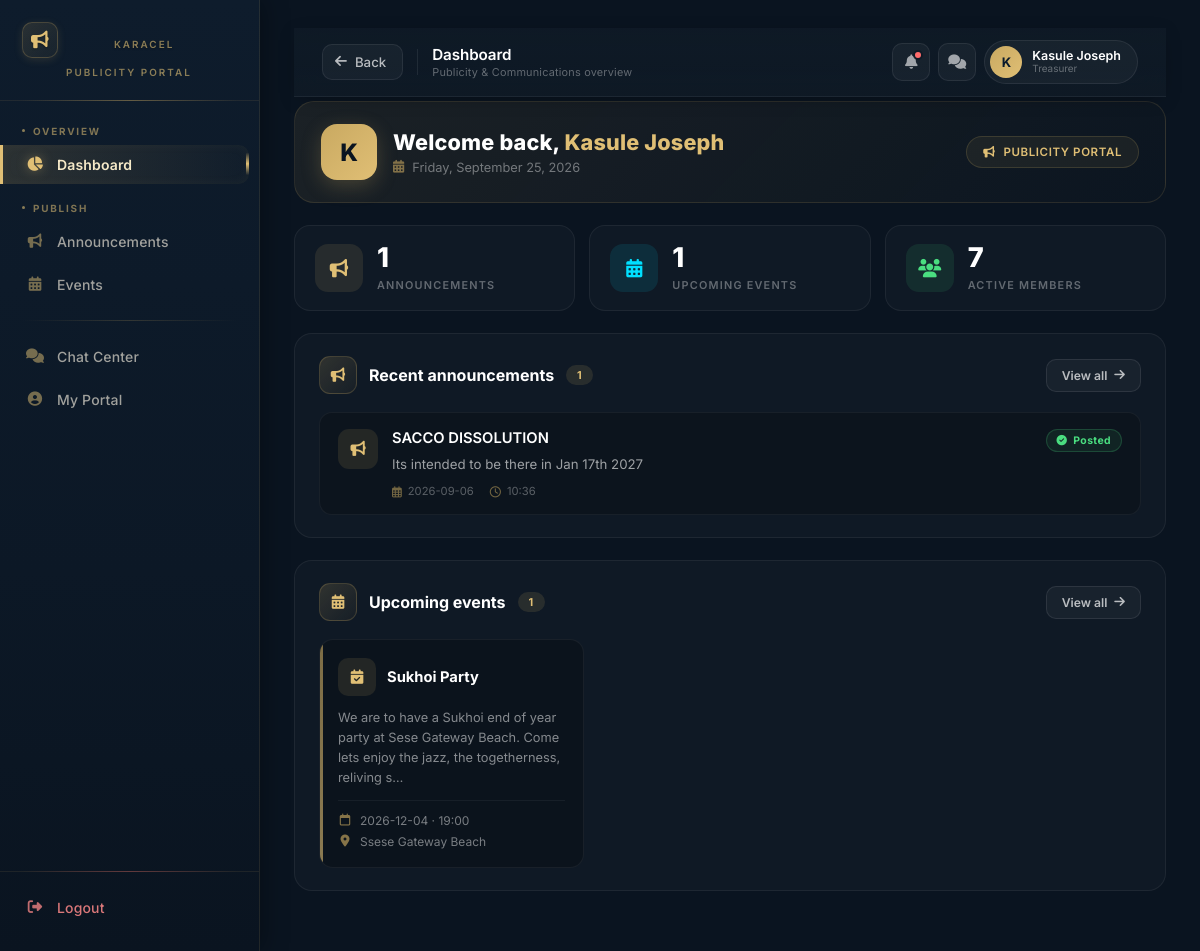
The page /publicity/dashboard (signed in) on the database its author committed.
### tables this page shows
CREATE TABLE announcements (
        id INTEGER PRIMARY KEY AUTOINCREMENT,
        title TEXT NOT NULL,
        content TEXT NOT NULL,
        created_at TIMESTAMP DEFAULT CURRENT_TIMESTAMP,
        created_by INTEGER,
        FOREIGN KEY (created_by) REFERENCES users(id)
    );

CREATE TABLE events (
        id INTEGER PRIMARY KEY AUTOINCREMENT,
        title TEXT NOT NULL,
        event_date DATE NOT NULL,
        event_time TIME,
        location TEXT NOT NULL,
        description TEXT,
        created_at TIMESTAMP DEFAULT CURRENT_TIMESTAMP,
        created_by INTEGER,
        FOREIGN KEY (created_by) REFERENCES users(id)
    );

### app.py (the view)
@app.route("/publicity/dashboard")
def publicity_dashboard():
    if session.get("role") not in ["publicity", "secretary", "treasurer", "admin"]:
        flash('Access denied', 'danger')
        return redirect("/login")
    conn = get_db()
    conn.row_factory = sqlite3.Row
    try:
        total_members = conn.execute("SELECT COUNT(*) FROM users WHERE LOWER(role) = 'member' AND status = 'active'").fetchone()[0]
        total_announcements = conn.execute("SELECT COUNT(*) FROM announcements").fetchone()[0]
        upcoming_events = conn.execute("SELECT COUNT(*) FROM events WHERE event_date >= date('now')").fetchone()[0]
        total_newsletters = conn.execute("SELECT COUNT(*) FROM newsletters").fetchone()[0]
        announcements = conn.execute("""
            SELECT * FROM announcements
            ORDER BY created_at DESC
            LIMIT 5
        """).fetchall()
        events = conn.execute("""
            SELECT * FROM events
            WHERE event_date >= date('now')
            ORDER BY event_date ASC
            LIMIT 4
        """).fetchall()
    except sqlite3.Error as e:
        print(f"❌ Database Error: {str(e)}")
        flash(f'Database error: {str(e)}', 'danger')
        return redirect(url_for('login'))
    finally:
        conn.close()
    return render_template(
        "publicity/publicity-dashboard.html",
        total_members=total_members,
        total_announcements=total_announcements,
        upcoming_events=upcoming_events,
        total_newsletters=total_newsletters,
        announcements=announcements,
        events=events,
        session=session,
    )

### app.py (called while the page is built)
def get_db():
    conn = sqlite3.connect("sacco.db")
    conn.row_factory = sqlite3.Row
    return conn

@app.context_processor
def inject_globals():
    from datetime import datetime
    completed_loans = 0
    try:
        if 'user_id' in session:
            role = session.get('role', '')
            if role in ['treasurer', 'admin', 'chairperson']:
                db = get_db()
                completed_loans = db.execute("SELECT COUNT(*) FROM loans WHERE status = 'completed'").fetchone()[0]
                db.close()
    except Exception as e:
        print(f"Error getting completed_loans: {e}")
    return {
        'now': datetime.now(),
        'completed_loans': completed_loans
    }

### templates/publicity/publicity-dashboard.html (shortened to what this page needs)
{% extends "publicity/publicity-base.html" %}
{% block page_title %}Dashboard{% endblock %}
{% block page_subtitle %}Publicity &amp; Communications overview{% endblock %}
{% block content %}
<div class="pd-wrap">
    <div class="pd-hero">
        <div class="pd-hero-left">
            <div class="pd-hero-avatar">
                {{ session.full_name|default('P')|first|upper }}
            </div>
            <div>
                <h1 class="pd-hero-title">
                    Welcome back, <span>{{ session.full_name|default('Publicity Officer') }}</span>
                </h1>
                <p class="pd-hero-sub">
                    <i class="fas fa-calendar-alt"></i>
                    {{ now.strftime('%A, %B %d, %Y') if now else '' }}
                </p>
            </div>
        </div>
        <div class="pd-hero-chip">
            <i class="fas fa-bullhorn"></i> Publicity Portal
        </div>
    </div>
    <div class="pd-stats">
        <div class="pd-stat">
            <div class="pd-stat-icon gold"><i class="fas fa-bullhorn"></i></div>
            <div class="pd-stat-body">
                <div class="pd-stat-num">{{ total_announcements|default(0) }}</div>
                <div class="pd-stat-label">Announcements</div>
            </div>
        </div>
        <div class="pd-stat">
            <div class="pd-stat-icon cyan"><i class="fas fa-calendar-alt"></i></div>
            <div class="pd-stat-body">
                <div class="pd-stat-num">{{ upcoming_events|default(0) }}</div>
                <div class="pd-stat-label">Upcoming events</div>
            </div>
        </div>
        <div class="pd-stat">
            <div class="pd-stat-icon green"><i class="fas fa-users"></i></div>
            <div class="pd-stat-body">
                <div class="pd-stat-num">{{ total_members|default(0) }}</div>
                <div class="pd-stat-label">Active members</div>
            </div>
        </div>
    </div>
    <div class="pd-card">
        <div class="pd-card-head">
            <div class="pd-card-title">
                <div class="pd-card-title-icon"><i class="fas fa-bullhorn"></i></div>
                Recent announcements
                <span class="pd-count-pill">{{ announcements|length if announcements else 0 }}</span>
            </div>
            <a href="/publicity/announcements" class="pd-view-all">
                View all <i class="fas fa-arrow-right"></i>
            </a>
        </div>
        {% if announcements and announcements|length > 0 %}
        <div class="pd-list">
            {% for a in announcements[:5] %}
            <div class="pd-ann-item">
                <div class="pd-ann-icon"><i class="fas fa-bullhorn"></i></div>
                <div class="pd-ann-body">
                    <h4 class="pd-ann-title">{{ a.title }}</h4>
                    <div class="pd-ann-text">
                        {{ a.content[:180] }}{% if a.content and a.content|length > 180 %}…{% endif %}
                    </div>
                    <div class="pd-ann-meta">
                        <span><i class="far fa-calendar-alt"></i> {{ (a.created_at or '')[:10] }}</span>
                        <span><i class="far fa-clock"></i> {{ (a.created_at or '')[11:16] }}</span>
                    </div>
                </div>
                <span class="pd-badge-posted">
                    <i class="fas fa-check-circle"></i> Posted
                </span>
            </div>
            {% endfor %}
        </div>
        {% else %}
        <div class="pd-empty">
            <div class="pd-empty-icon"><i class="fas fa-bullhorn"></i></div>
            <h4>No announcements yet</h4>
            <p>Create your first announcement to get started</p>
        </div>
        {% endif %}
    </div>
    <div class="pd-card">
        <div class="pd-card-head">
            <div class="pd-card-title">
                <div class="pd-card-title-icon"><i class="fas fa-calendar-alt"></i></div>
                Upcoming events
                <span class="pd-count-pill">{{ events|length if events else 0 }}</span>
            </div>
            <a href="/publicity/events" class="pd-view-all">
                View all <i class="fas fa-arrow-right"></i>
            </a>
        </div>
        {% if events and events|length > 0 %}
        <div class="pd-events-grid">
            {% for e in events[:4] %}
            <div class="pd-event">
                <div class="pd-event-head">
                    <div class="pd-event-icon"><i class="fas fa-calendar-check"></i></div>
                    <h4 class="pd-event-title">{{ e.title }}</h4>
                </div>
                {% if e.description %}
                <p class="pd-event-desc">
                    {{ e.description[:120] }}{% if e.description|length > 120 %}…{% endif %}
                </p>
                {% endif %}
                <div class="pd-event-meta">
                    <span>
                        <i class="far fa-calendar"></i>
                        {{ e.event_date }}{% if e.event_time %} · {{ e.event_time }}{% endif %}
                    </span>
                    <span>
                        <i class="fas fa-map-marker-alt"></i>
                        {{ e.location }}
                    </span>
                </div>
            </div>
            {% endfor %}
        </div>
        {% else %}
        <div class="pd-empty">
            <div class="pd-empty-icon"><i class="fas fa-calendar-plus"></i></div>
            <h4>No upcoming events</h4>
            <p>Create your first event to get started</p>
        </div>
        {% endif %}
    </div>
</div>
{% endblock %}

### rows shown on the page
announcements: title "SACCO DISSOLUTION", content "Its intended to be there in Jan 17th 2027", created_at "2026-09-06", created_at "10:36"
events: title "Sukhoi Party", description "We are to have a Sukhoi end of year party at Sese Gateway Beach. Come lets enjoy the jazz, the togetherness, reliving s", event_date "2026-12-04", event_time "19:00", location "Ssese Gateway Beach"

### other values the page prints
{{ (session.full_name or 'P')[0] | upper }} "K"
{{ session.full_name }} "Kasule Joseph"
{{ session.role }} "Treasurer"
{{ session.full_name|default('P')|first|upper }} "K"
{{ session.full_name|default('Publicity Officer') }} "Kasule Joseph"
{{ total_announcements|default(0) }} "1"
{{ upcoming_events|default(0) }} "1"
{{ total_members|default(0) }} "7"
{{ announcements|length if announcements else 0 }} "1"
{{ events|length if events else 0 }} "1"
